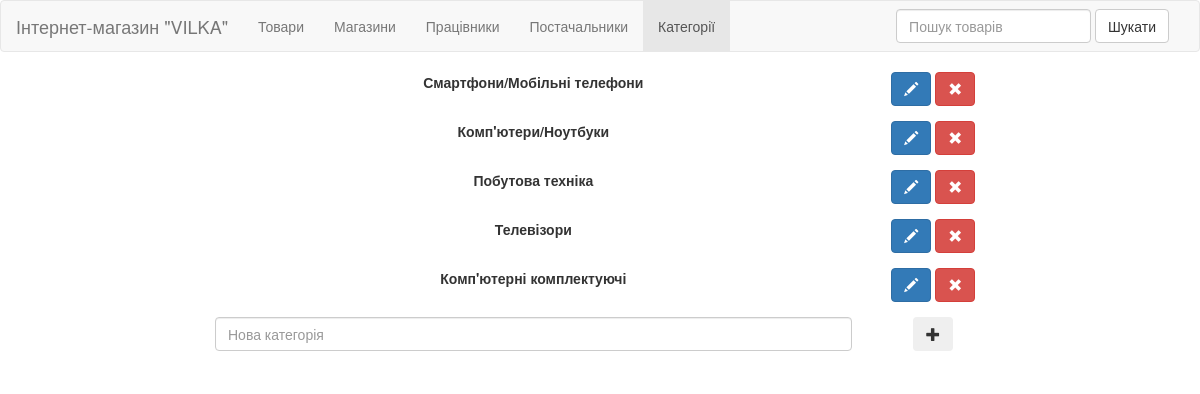
Page /c/categories on the committed database.
### tables this page shows
CREATE TABLE `c_categories` (
  `categories_id` int(11) NOT NULL,
  `title` varchar(100) NOT NULL
);

### c/classes/View.php (called while the page is built, shortened)
<?php
class View{
	function generateView($view, $data = array()){
		include(ROOT . 'inc/' . $view . '.php');
	}
}

### c/classes/controllers/CategoriesController.php (called while the page is built, shortened)
<?php
require_once CLASS_DIR . 'Controller.php';
class CategoriesController extends Controller{
	public $table = 'c_categories';
	function actionCategories(){
		$data = $this->model->getData($this->table);
		$this->view->generateView('all_categories', $data);
	}
}

### c/index.php (called while the page is built, shortened)
<?php
include(ROOT . 'header.php');
Router::start();
include(ROOT . 'footer.php');

### c/classes/Db/Db.php (called while the page is built, shortened)
<?php
class Db extends Production{
	public $link;
	function __construct(){
		$this->link = new mysqli($this->dbHost, $this->userName, $this->UserPass, $this->dbName);
		$this->link->set_charset('utf8mb4');
	}
	public function select($table, $rows = null, $column = null, $val = null){
		$rows != null ? $rows = implode(', ', $rows) : $rows = '*';
		$query = "SELECT $rows FROM $table";
		$stmt = $this->link->prepare($query);
		$stmt->execute();
		$result = $this->fetchAssoc($stmt);
		return $result;
	}
	private function fetchAssoc($stmt){
		$meta = $stmt->result_metadata();
		while($field = $meta->fetch_field()){
			$fields[] = &$row[$field->name];
		}
		call_user_func_array(array($stmt, 'bind_result'), $fields);
		while($stmt->fetch()){
			foreach($row as $key => $value){
				$result_row[$key] = $value;
			}
			$result[] = $result_row;
		}
		return $result;
	}
}

### c/classes/Model.php (called while the page is built, shortened)
<?php
require_once (CLASS_DIR . 'Db/Db.php');
class Model{
	public $db;
	function __construct(){
		$this->db = new Db();
	}
	public function getData($table, $data=null){
		return $this->db->select($table, $data);
	}
}

### c/classes/Controller.php (called while the page is built, shortened)
<?php
require_once CLASS_DIR . 'View.php';
require_once CLASS_DIR . 'Model.php';
class Controller{
	function __construct(){
		$this->model = new Model();
	}
}

### c/inc/all_categories.php (the view)
<main class="row container-fluid col-md-8 col-md-offset-2">
		<?php
		foreach($data as $key => $value){
			echo '<form class="form-group row" action="/c/categories/edit/';echo $value['categories_id'];echo '" method="POST">
					<div class="col-md-10 text-center"><b>';echo $value['title'];echo '</b></div>
					<div class="col-md-2 text-center">
						<a class="btn btn-primary edit-cat">
							<span class="glyphicon glyphicon-pencil"></span>
						</a>
						<a class="btn btn-danger" href="/c/categories/delete/';echo $value['categories_id'];echo '">
							<span class="glyphicon glyphicon-remove"></span>
						</a>
					</div>
				</form>';
		}
		?>
					<form class="form-group row" action="/c/categories/new" method="POST">
						<div class="col-md-10 text-center">
							<input type="text" name="new_category" class="form-control" required placeholder="Нова категорія">
						</div>
						<div class="col-md-2 text-center">
							<button type="submit" class="btn btn-succes" name="add_category">
								<span class="glyphicon glyphicon-plus"></span>
							</button>
						</div>
					</form>
</main>

### rows in the picture
c_categories: title "Смартфони/Мобільні телефони"
c_categories: title "Комп'ютери/Ноутбуки"
c_categories: title "Побутова техніка"
c_categories: title "Телевізори"
c_categories: title "Комп'ютерні комплектуючі"
